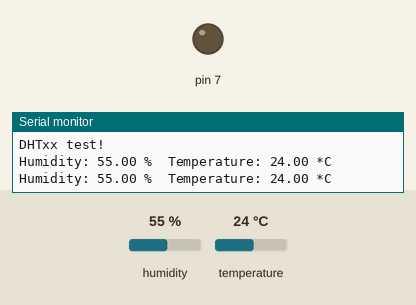
This sketch was run on a simulated Arduino Uno, built with avr-gcc and run on an emulated ATmega328P. Shown: output pins drawn as LEDs (lit = HIGH), the last lines printed to the serial monitor. Inputs (shaded band) come from the test bench; at power-on: temperature 24 °C, humidity 55 %.

Above: at 5.8 s.
5.9 s: temperature set to 29.2 °C
9.6 s: temperature set to 30.9 °C
At 10.5 s:
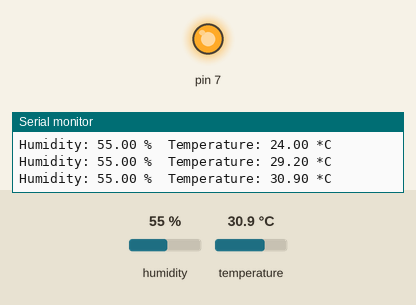
13.3 s: temperature set to 12 °C
At 16.0 s:
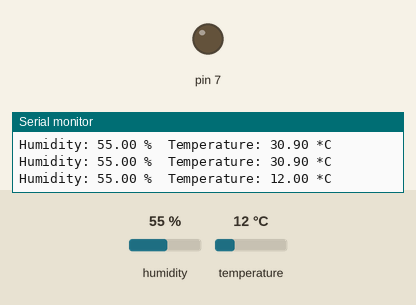
17.0 s: temperature set to 33 °C
At 18.1 s:
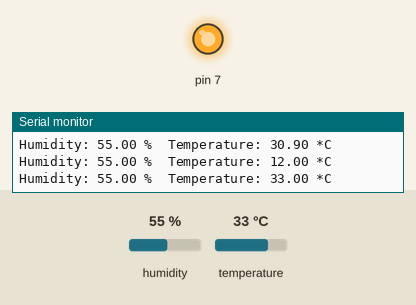
Timing chart, 0 to 20.0 s (numbered marks = the images above; inputs shaded):
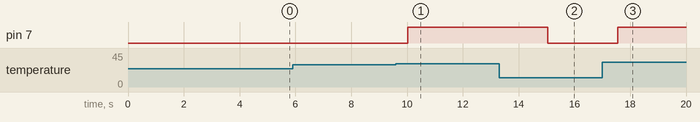

The sketch:

DHT_Quat.ino
```cpp
#include "DHT.h"
#define DHTPIN 2
#define DHTTYPE DHT22
DHT dht(DHTPIN, DHTTYPE);
void setup() {
  Serial.begin(9600);
  Serial.println("DHTxx test!");
  pinMode(7,OUTPUT);
  dht.begin();
}
void loop() {
  delay(2500);
  float h = dht.readHumidity();
  float t = dht.readTemperature();
  float f = dht.readTemperature(true);
  if (isnan(h) || isnan(t) || isnan(f)) {
    Serial.println("Failed to read from DHT sensor!");
    return;
  }
  float hif = dht.computeHeatIndex(f, h);
  float hic = dht.computeHeatIndex(t, h, false);
  Serial.print("Humidity: ");
  Serial.print(h);
  Serial.print(" %\t");
  Serial.print("Temperature: ");
  Serial.print(t);
  Serial.print(" *C \n");
  if(t>30)
  {
    digitalWrite(7,HIGH);
  }
  else
  {
    digitalWrite(7,LOW);
  }
}
```

Measured:
- the behaviour switches between 30 and 30.1 °C on temperature (found by bisection; images 0 and 1)
- after the input at 9.6 s, pin 7: LOW → HIGH after 0.43 s
- after the input at 13.3 s, pin 7: HIGH → LOW after 1.7 s
- after the input at 17.0 s, pin 7: LOW → HIGH after 0.55 s
